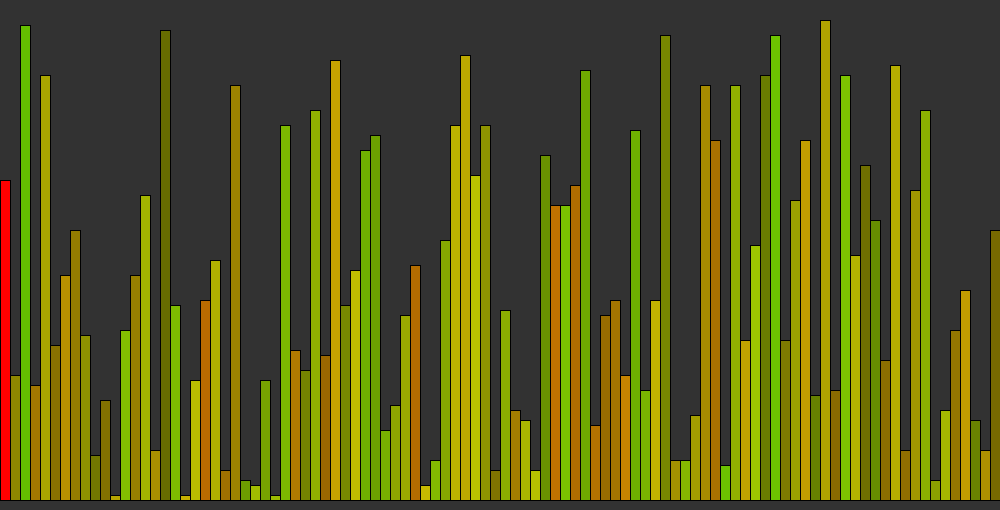
Frame 1 (no input)
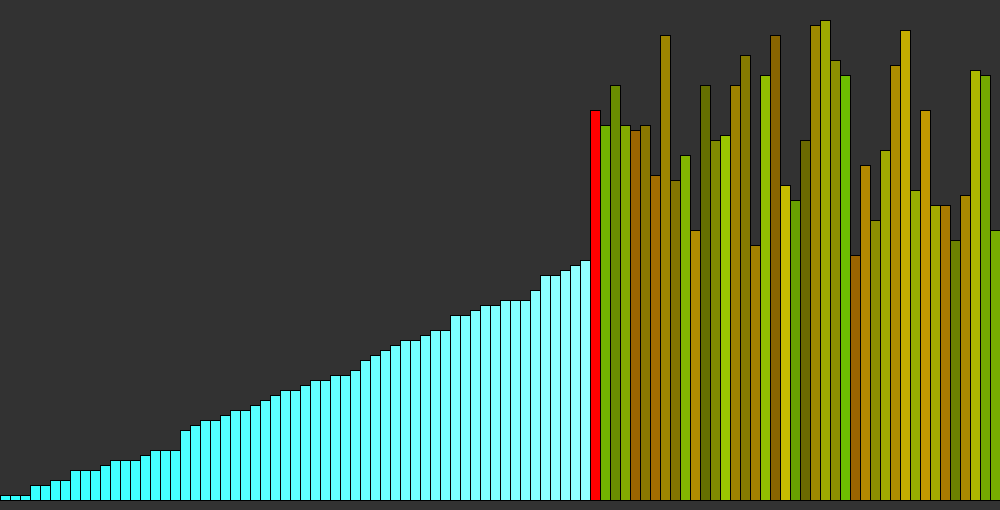
Frame 60 (the mouse pressed at the canvas centre just before this capture)
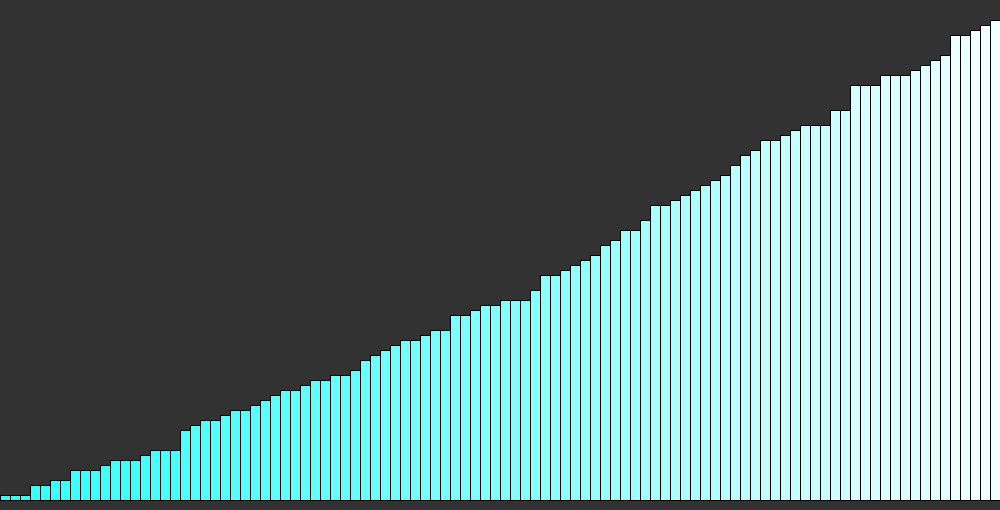
Frame 120 (the mouse held since frame 60 and released just before this capture)

The Processing sketch that drew these frames (run headless with seeded random() and noise(); from frame 60 on, the mouse is pressed at the canvas centre):

// Processing sketch: processing_100546
// ── processing_100546.pde

int barW = 10;
int barH = 5;
int maxVal = 100;
int length = 100;
int[] vals = new int[length];
int c = 0;
int lowest = maxVal + 1;
int minPos = -1;
int temp = 0;
 
void setup() {
  size(1000,510);
  background(50,50,50);
  frameRate(4);
  for(int i = 0; i < length; i++) {
    vals[i] = (int) random(0,maxVal);
  }
}
 
void draw() {
  background(50,50,50);
  for(int i = 0; i < length; i++) {
    if(i > c){
      fill((int) random(100,200), (int) random(100, 200), 0);
    }else{
      fill((int)(50 + 200.0/maxVal * vals[i]), 255, 255);
    }
    rect(barW*i, (maxVal-vals[i])*barH, barW, vals[i]*barH);
    fill((int) random(100,200), (int) random(100, 200), 0);
  }
  if (c < length) {
    for(int i = c; i < length; i++) {
      
      fill(255, 0, 0);
      rect(barW*c, (maxVal-vals[c])*barH, barW, vals[c]*barH);
      fill((int)(50 + 200.0/maxVal * vals[i]), 255, 255);
      if(i > c) {
        fill((int) random(100,200), (int) random(100, 200), 0);
      }
      rect(barW*i, (maxVal-vals[i])*barH, barW, vals[i]*barH);
      if(vals[i] < lowest) {
        rect(barW*i, (maxVal-vals[i])*barH, barW, vals[i]*barH);
        fill(255, 255, 255);
        lowest = vals[i];
        minPos = i;
      }
    }
    if (c < length - 1) {
      fill(255, 0, 0);
      rect(barW*c, (maxVal-vals[c])*barH, barW, vals[c]*barH);
      fill(255, 255, 255);
      temp = vals[c];
      vals[c] = lowest;
      vals[minPos] = temp;
      c++;
    }
  }
  lowest = maxVal + 1;
  minPos = -1;
}
